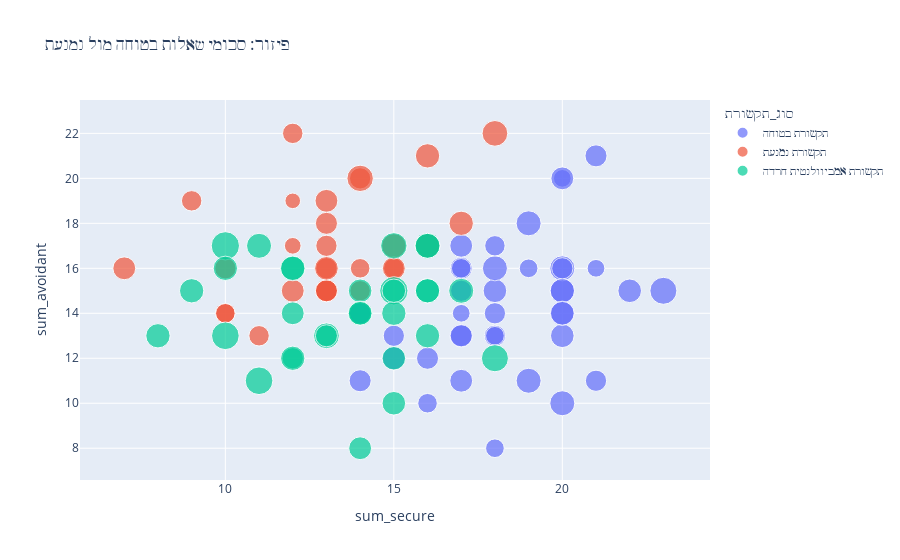
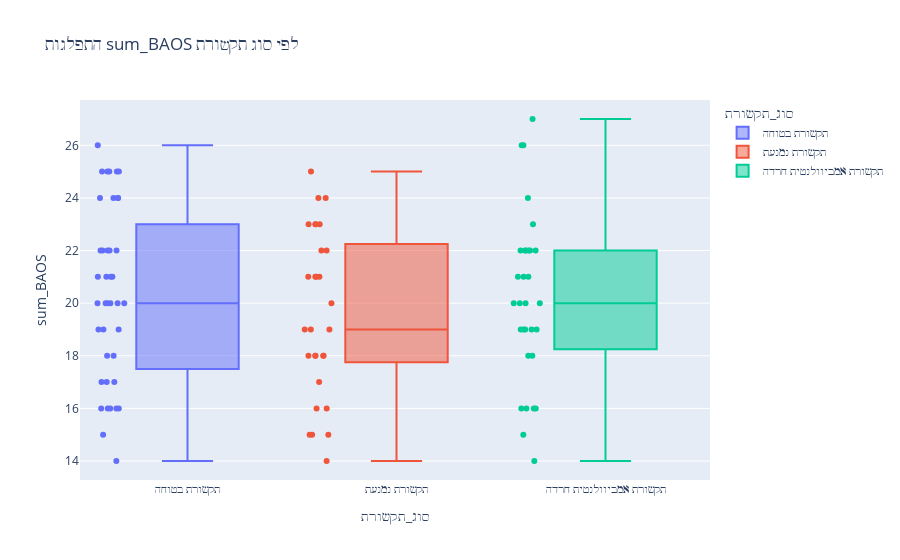
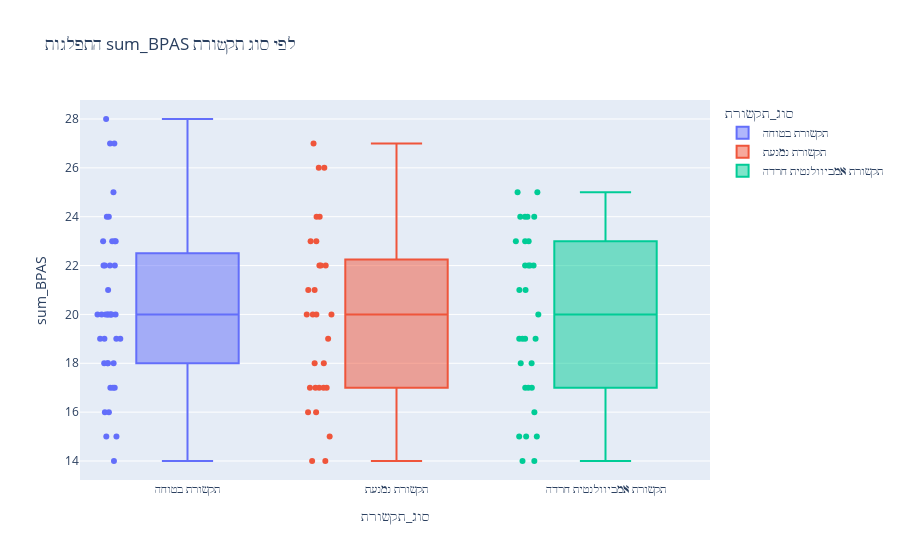
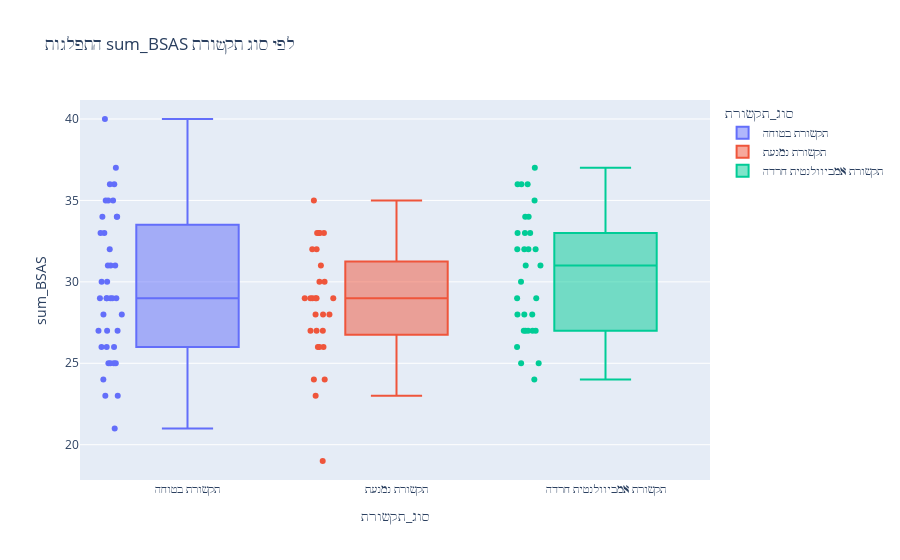

Here is the notebook cell these charts were saved with, in order:
### Code cell
# 4. Scatter plot: secure vs avoidant communication
print("=== תרשים פיזור - תקשורת בטוחה מול נמנעת ===")
fig_scatter = px.scatter(df, x="sum_secure", y="sum_avoidant",
                        color="סוג_תקשורת", size="sum_ambiv",
                        title="פיזור: סכומי שאלות בטוחה מול נמנעת",
                        hover_data=["sum_ambiv"])
fig_scatter.show()

# 5. Box plots for each section by communication pattern
print("\n=== תרשימי קופסה - התפלגות מדדים לפי סוג תקשורת ===")
for total_col in section_totals:
    fig_box = px.box(df, x="סוג_תקשורת", y=total_col, color="סוג_תקשורת",
                     title=f"התפלגות {total_col} לפי סוג תקשורת",
                     points="all")  # show all sample points
    fig_box.show()

# 6. Violin plots (alternative to box plots)
print("\n=== תרשימי כינור - התפלגות מפורטת ===")
fig, axes = plt.subplots(1, 3, figsize=(18, 6))

for i, total_col in enumerate(section_totals):
    sns.violinplot(data=df, x="סוג_תקשורת", y=total_col, ax=axes[i])
    axes[i].set_title(f'{total_col}')
    axes[i].tick_params(axis='x', rotation=45)

plt.tight_layout()
plt.show()

### Figure 1 — Plotly figure (JSON) as saved in the notebook; plotly's stock layout.template omitted (floating-point values rounded to 4 significant figures)
{"data": [{"customdata": [[16], [9], [18], [15], [17], [13], [21], [14], [18], [13], [13], [13], [14], [14], [9], [16], [10], [17], [14], [13], [10], [15], [17], [15], [12], [14], [9], [18], [16], [18], [13], [10], [11], [15], [14], [18], [13], [15], [11], [16]], "hovertemplate": "סוג_תקשורת=תקשורת בטוחה<br>sum_secure=%{x}<br>sum_avoidant=%{y}<br>sum_ambiv=%{customdata[0]}<extra></extra>", "legendgroup": "תקשורת בטוחה", "marker": {"color": "#636efa", "size": [16, 9, 18, 15, 17, 13, 21, 14, 18, 13, 13, 13, 14, 14, 9, 16, 10, 17, 14, 13, 10, 15, 17, 15, 12, 14, 9, 18, 16, 18, 13, 10, 11, 15, 14, 18, 13, 15, 11, 16], "sizemode": "area", "sizeref": 0.0575, "symbol": "circle"}, "mode": "markers", "name": "תקשורת בטוחה", "orientation": "v", "showlegend": true, "type": "scatter", "x": [18, 17, 18, 17, 20, 18, 23, 17, 20, 18, 21, 17, 16, 21, 20, 20, 18, 20, 14, 20, 18, 17, 20, 15, 18, 14, 21, 19, 20, 19, 14, 19, 17, 17, 17, 20, 15, 20, 16, 22], "xaxis": "x", "y": [15, 14, 16, 11, 15, 13, 15, 16, 16, 14, 11, 15, 12, 21, 20, 13, 8, 15, 14, 16, 13, 13, 14, 12, 17, 11, 16, 11, 14, 18, 14, 16, 16, 17, 13, 10, 13, 20, 10, 15], "yaxis": "y"}, {"customdata": [[13], [7], [15], [12], [17], [12], [17], [8], [13], [12], [11], [19], [13], [13], [14], [12], [14], [15], [20], [12], [14], [16], [11], [17], [17], [15], [13], [15], [11]], "hovertemplate": "סוג_תקשורת=תקשורת נמנעת<br>sum_secure=%{x}<br>sum_avoidant=%{y}<br>sum_ambiv=%{customdata[0]}<extra></extra>", "legendgroup": "תקשורת נמנעת", "marker": {"color": "#EF553B", "size": [13, 7, 15, 12, 17, 12, 17, 8, 13, 12, 11, 19, 13, 13, 14, 12, 14, 15, 20, 12, 14, 16, 11, 17, 17, 15, 13, 15, 11], "sizemode": "area", "sizeref": 0.0575, "symbol": "circle"}, "mode": "markers", "name": "תקשורת נמנעת", "orientation": "v", "showlegend": true, "type": "scatter", "x": [14, 12, 13, 12, 15, 14, 17, 12, 13, 11, 10, 18, 10, 13, 13, 15, 13, 15, 14, 9, 13, 13, 14, 16, 16, 7, 13, 12, 10], "xaxis": "x", "y": [20, 19, 19, 22, 17, 15, 18, 17, 16, 13, 14, 22, 16, 15, 15, 16, 15, 16, 20, 19, 18, 16, 16, 17, 21, 16, 17, 15, 14], "yaxis": "y"}, {"customdata": [[18], [18], [13], [16], [17], [23], [17], [19], [17], [16], [20], [17], [17], [21], [17], [17], [16], [18], [14], [23], [22], [17], [16], [18], [18], [17], [17], [15], [22], [16], [15]], "hovertemplate": "סוג_תקשורת=תקשורת אמביוולנטית חרדה<br>sum_secure=%{x}<br>sum_avoidant=%{y}<br>sum_ambiv=%{customdata[0]}<extra></extra>", "legendgroup": "תקשורת אמביוולנטית חרדה", "marker": {"color": "#00cc96", "size": [18, 18, 13, 16, 17, 23, 17, 19, 17, 16, 20, 17, 17, 21, 17, 17, 16, 18, 14, 23, 22, 17, 16, 18, 18, 17, 17, 15, 22, 16, 15], "sizemode": "area", "sizeref": 0.0575, "symbol": "circle"}, "mode": "markers", "name": "תקשורת אמביוולנטית חרדה", "orientation": "v", "showlegend": true, "type": "scatter", "x": [16, 12, 12, 15, 9, 10, 16, 13, 10, 14, 15, 8, 12, 18, 16, 14, 14, 17, 13, 15, 11, 12, 15, 16, 11, 15, 16, 12, 10, 15, 14], "xaxis": "x", "y": [17, 16, 12, 12, 15, 17, 15, 13, 16, 15, 17, 13, 16, 12, 15, 14, 14, 15, 13, 15, 11, 12, 10, 17, 17, 14, 13, 14, 13, 15, 8], "yaxis": "y"}], "layout": {"legend": {"itemsizing": "constant", "title": {"text": "סוג_תקשורת"}, "tracegroupgap": 0}, "title": {"text": "פיזור: סכומי שאלות בטוחה מול נמנעת"}, "xaxis": {"anchor": "y", "domain": [0, 1], "title": {"text": "sum_secure"}}, "yaxis": {"anchor": "x", "domain": [0, 1], "title": {"text": "sum_avoidant"}}}}

### Figure 2 — Plotly figure (JSON) as saved in the notebook; plotly's stock layout.template omitted (floating-point values rounded to 4 significant figures)
{"data": [{"alignmentgroup": "True", "boxpoints": "all", "hovertemplate": "סוג_תקשורת=%{x}<br>sum_BAOS=%{y}<extra></extra>", "legendgroup": "תקשורת בטוחה", "marker": {"color": "#636efa"}, "name": "תקשורת בטוחה", "notched": false, "offsetgroup": "תקשורת בטוחה", "orientation": "v", "showlegend": true, "type": "box", "x": ["תקשורת בטוחה", "תקשורת בטוחה", "תקשורת בטוחה", "תקשורת בטוחה", "תקשורת בטוחה", "תקשורת בטוחה", "תקשורת בטוחה", "תקשורת בטוחה", "תקשורת בטוחה", "תקשורת בטוחה", "תקשורת בטוחה", "תקשורת בטוחה", "תקשורת בטוחה", "תקשורת בטוחה", "תקשורת בטוחה", "תקשורת בטוחה", "תקשורת בטוחה", "תקשורת בטוחה", "תקשורת בטוחה", "תקשורת בטוחה", "תקשורת בטוחה", "תקשורת בטוחה", "תקשורת בטוחה", "תקשורת בטוחה", "תקשורת בטוחה", "תקשורת בטוחה", "תקשורת בטוחה", "תקשורת בטוחה", "תקשורת בטוחה", "תקשורת בטוחה", "תקשורת בטוחה", "תקשורת בטוחה", "תקשורת בטוחה", "תקשורת בטוחה", "תקשורת בטוחה", "תקשורת בטוחה", "תקשורת בטוחה", "תקשורת בטוחה", "תקשורת בטוחה", "תקשורת בטוחה"], "x0": " ", "xaxis": "x", "y": [20, 24, 20, 17, 20, 17, 21, 17, 22, 25, 22, 15, 22, 24, 25, 20, 25, 14, 19, 21, 25, 21, 25, 16, 22, 22, 16, 21, 19, 18, 24, 19, 16, 20, 26, 20, 18, 16, 24, 16], "y0": " ", "yaxis": "y"}, {"alignmentgroup": "True", "boxpoints": "all", "hovertemplate": "סוג_תקשורת=%{x}<br>sum_BAOS=%{y}<extra></extra>", "legendgroup": "תקשורת נמנעת", "marker": {"color": "#EF553B"}, "name": "תקשורת נמנעת", "notched": false, "offsetgroup": "תקשורת נמנעת", "orientation": "v", "showlegend": true, "type": "box", "x": ["תקשורת נמנעת", "תקשורת נמנעת", "תקשורת נמנעת", "תקשורת נמנעת", "תקשורת נמנעת", "תקשורת נמנעת", "תקשורת נמנעת", "תקשורת נמנעת", "תקשורת נמנעת", "תקשורת נמנעת", "תקשורת נמנעת", "תקשורת נמנעת", "תקשורת נמנעת", "תקשורת נמנעת", "תקשורת נמנעת", "תקשורת נמנעת", "תקשורת נמנעת", "תקשורת נמנעת", "תקשורת נמנעת", "תקשורת נמנעת", "תקשורת נמנעת", "תקשורת נמנעת", "תקשורת נמנעת", "תקשורת נמנעת", "תקשורת נמנעת", "תקשורת נמנעת", "תקשורת נמנעת", "תקשורת נמנעת", "תקשורת נמנעת"], "x0": " ", "xaxis": "x", "y": [18, 15, 21, 16, 20, 18, 14, 24, 18, 22, 17, 25, 23, 18, 19, 21, 21, 23, 19, 23, 18, 23, 19, 15, 21, 16, 24, 15, 22], "y0": " ", "yaxis": "y"}, {"alignmentgroup": "True", "boxpoints": "all", "hovertemplate": "סוג_תקשורת=%{x}<br>sum_BAOS=%{y}<extra></extra>", "legendgroup": "תקשורת אמביוולנטית חרדה", "marker": {"color": "#00cc96"}, "name": "תקשורת אמביוולנטית חרדה", "notched": false, "offsetgroup": "תקשורת אמביוולנטית חרדה", "orientation": "v", "showlegend": true, "type": "box", "x": ["תקשורת אמביוולנטית חרדה", "תקשורת אמביוולנטית חרדה", "תקשורת אמביוולנטית חרדה", "תקשורת אמביוולנטית חרדה", "תקשורת אמביוולנטית חרדה", "תקשורת אמביוולנטית חרדה", "תקשורת אמביוולנטית חרדה", "תקשורת אמביוולנטית חרדה", "תקשורת אמביוולנטית חרדה", "תקשורת אמביוולנטית חרדה", "תקשורת אמביוולנטית חרדה", "תקשורת אמביוולנטית חרדה", "תקשורת אמביוולנטית חרדה", "תקשורת אמביוולנטית חרדה", "תקשורת אמביוולנטית חרדה", "תקשורת אמביוולנטית חרדה", "תקשורת אמביוולנטית חרדה", "תקשורת אמביוולנטית חרדה", "תקשורת אמביוולנטית חרדה", "תקשורת אמביוולנטית חרדה", "תקשורת אמביוולנטית חרדה", "תקשורת אמביוולנטית חרדה", "תקשורת אמביוולנטית חרדה", "תקשורת אמביוולנטית חרדה", "תקשורת אמביוולנטית חרדה", "תקשורת אמביוולנטית חרדה", "תקשורת אמביוולנטית חרדה", "תקשורת אמביוולנטית חרדה", "תקשורת אמביוולנטית חרדה", "תקשורת אמביוולנטית חרדה", "תקשורת אמביוולנטית חרדה"], "x0": " ", "xaxis": "x", "y": [20, 19, 26, 18, 23, 19, 21, 21, 16, 21, 16, 19, 26, 27, 22, 18, 16, 15, 14, 20, 20, 19, 19, 20, 22, 16, 22, 22, 22, 24, 22], "y0": " ", "yaxis": "y"}], "layout": {"boxmode": "overlay", "legend": {"title": {"text": "סוג_תקשורת"}, "tracegroupgap": 0}, "title": {"text": "התפלגות sum_BAOS לפי סוג תקשורת"}, "xaxis": {"anchor": "y", "categoryarray": ["תקשורת בטוחה", "תקשורת נמנעת", "תקשורת אמביוולנטית חרדה"], "categoryorder": "array", "domain": [0, 1], "title": {"text": "סוג_תקשורת"}}, "yaxis": {"anchor": "x", "domain": [0, 1], "title": {"text": "sum_BAOS"}}}}

### Figure 3 — Plotly figure (JSON) as saved in the notebook; plotly's stock layout.template omitted (floating-point values rounded to 4 significant figures)
{"data": [{"alignmentgroup": "True", "boxpoints": "all", "hovertemplate": "סוג_תקשורת=%{x}<br>sum_BPAS=%{y}<extra></extra>", "legendgroup": "תקשורת בטוחה", "marker": {"color": "#636efa"}, "name": "תקשורת בטוחה", "notched": false, "offsetgroup": "תקשורת בטוחה", "orientation": "v", "showlegend": true, "type": "box", "x": ["תקשורת בטוחה", "תקשורת בטוחה", "תקשורת בטוחה", "תקשורת בטוחה", "תקשורת בטוחה", "תקשורת בטוחה", "תקשורת בטוחה", "תקשורת בטוחה", "תקשורת בטוחה", "תקשורת בטוחה", "תקשורת בטוחה", "תקשורת בטוחה", "תקשורת בטוחה", "תקשורת בטוחה", "תקשורת בטוחה", "תקשורת בטוחה", "תקשורת בטוחה", "תקשורת בטוחה", "תקשורת בטוחה", "תקשורת בטוחה", "תקשורת בטוחה", "תקשורת בטוחה", "תקשורת בטוחה", "תקשורת בטוחה", "תקשורת בטוחה", "תקשורת בטוחה", "תקשורת בטוחה", "תקשורת בטוחה", "תקשורת בטוחה", "תקשורת בטוחה", "תקשורת בטוחה", "תקשורת בטוחה", "תקשורת בטוחה", "תקשורת בטוחה", "תקשורת בטוחה", "תקשורת בטוחה", "תקשורת בטוחה", "תקשורת בטוחה", "תקשורת בטוחה", "תקשורת בטוחה"], "x0": " ", "xaxis": "x", "y": [17, 15, 22, 23, 20, 27, 14, 18, 21, 23, 20, 19, 16, 28, 17, 20, 23, 22, 20, 20, 20, 24, 15, 19, 24, 16, 20, 22, 23, 19, 20, 25, 19, 18, 27, 22, 18, 17, 20, 18], "y0": " ", "yaxis": "y"}, {"alignmentgroup": "True", "boxpoints": "all", "hovertemplate": "סוג_תקשורת=%{x}<br>sum_BPAS=%{y}<extra></extra>", "legendgroup": "תקשורת נמנעת", "marker": {"color": "#EF553B"}, "name": "תקשורת נמנעת", "notched": false, "offsetgroup": "תקשורת נמנעת", "orientation": "v", "showlegend": true, "type": "box", "x": ["תקשורת נמנעת", "תקשורת נמנעת", "תקשורת נמנעת", "תקשורת נמנעת", "תקשורת נמנעת", "תקשורת נמנעת", "תקשורת נמנעת", "תקשורת נמנעת", "תקשורת נמנעת", "תקשורת נמנעת", "תקשורת נמנעת", "תקשורת נמנעת", "תקשורת נמנעת", "תקשורת נמנעת", "תקשורת נמנעת", "תקשורת נמנעת", "תקשורת נמנעת", "תקשורת נמנעת", "תקשורת נמנעת", "תקשורת נמנעת", "תקשורת נמנעת", "תקשורת נמנעת", "תקשורת נמנעת", "תקשורת נמנעת", "תקשורת נמנעת", "תקשורת נמנעת", "תקשורת נמנעת", "תקשורת נמנעת", "תקשורת נמנעת"], "x0": " ", "xaxis": "x", "y": [26, 22, 27, 24, 17, 20, 18, 15, 16, 17, 16, 21, 23, 21, 17, 20, 23, 17, 26, 14, 14, 24, 19, 22, 22, 17, 20, 20, 18], "y0": " ", "yaxis": "y"}, {"alignmentgroup": "True", "boxpoints": "all", "hovertemplate": "סוג_תקשורת=%{x}<br>sum_BPAS=%{y}<extra></extra>", "legendgroup": "תקשורת אמביוולנטית חרדה", "marker": {"color": "#00cc96"}, "name": "תקשורת אמביוולנטית חרדה", "notched": false, "offsetgroup": "תקשורת אמביוולנטית חרדה", "orientation": "v", "showlegend": true, "type": "box", "x": ["תקשורת אמביוולנטית חרדה", "תקשורת אמביוולנטית חרדה", "תקשורת אמביוולנטית חרדה", "תקשורת אמביוולנטית חרדה", "תקשורת אמביוולנטית חרדה", "תקשורת אמביוולנטית חרדה", "תקשורת אמביוולנטית חרדה", "תקשורת אמביוולנטית חרדה", "תקשורת אמביוולנטית חרדה", "תקשורת אמביוולנטית חרדה", "תקשורת אמביוולנטית חרדה", "תקשורת אמביוולנטית חרדה", "תקשורת אמביוולנטית חרדה", "תקשורת אמביוולנטית חרדה", "תקשורת אמביוולנטית חרדה", "תקשורת אמביוולנטית חרדה", "תקשורת אמביוולנטית חרדה", "תקשורת אמביוולנטית חרדה", "תקשורת אמביוולנטית חרדה", "תקשורת אמביוולנטית חרדה", "תקשורת אמביוולנטית חרדה", "תקשורת אמביוולנטית חרדה", "תקשורת אמביוולנטית חרדה", "תקשורת אמביוולנטית חרדה", "תקשורת אמביוולנטית חרדה", "תקשורת אמביוולנטית חרדה", "תקשורת אמביוולנטית חרדה", "תקשורת אמביוולנטית חרדה", "תקשורת אמביוולנטית חרדה", "תקשורת אמביוולנטית חרדה", "תקשורת אמביוולנטית חרדה"], "x0": " ", "xaxis": "x", "y": [20, 24, 22, 22, 21, 16, 23, 24, 14, 19, 15, 24, 17, 25, 24, 18, 18, 19, 15, 14, 19, 17, 15, 22, 19, 23, 23, 25, 22, 21, 17], "y0": " ", "yaxis": "y"}], "layout": {"boxmode": "overlay", "legend": {"title": {"text": "סוג_תקשורת"}, "tracegroupgap": 0}, "title": {"text": "התפלגות sum_BPAS לפי סוג תקשורת"}, "xaxis": {"anchor": "y", "categoryarray": ["תקשורת בטוחה", "תקשורת נמנעת", "תקשורת אמביוולנטית חרדה"], "categoryorder": "array", "domain": [0, 1], "title": {"text": "סוג_תקשורת"}}, "yaxis": {"anchor": "x", "domain": [0, 1], "title": {"text": "sum_BPAS"}}}}

### Figure 4 — Plotly figure (JSON) as saved in the notebook; plotly's stock layout.template omitted (floating-point values rounded to 4 significant figures)
{"data": [{"alignmentgroup": "True", "boxpoints": "all", "hovertemplate": "סוג_תקשורת=%{x}<br>sum_BSAS=%{y}<extra></extra>", "legendgroup": "תקשורת בטוחה", "marker": {"color": "#636efa"}, "name": "תקשורת בטוחה", "notched": false, "offsetgroup": "תקשורת בטוחה", "orientation": "v", "showlegend": true, "type": "box", "x": ["תקשורת בטוחה", "תקשורת בטוחה", "תקשורת בטוחה", "תקשורת בטוחה", "תקשורת בטוחה", "תקשורת בטוחה", "תקשורת בטוחה", "תקשורת בטוחה", "תקשורת בטוחה", "תקשורת בטוחה", "תקשורת בטוחה", "תקשורת בטוחה", "תקשורת בטוחה", "תקשורת בטוחה", "תקשורת בטוחה", "תקשורת בטוחה", "תקשורת בטוחה", "תקשורת בטוחה", "תקשורת בטוחה", "תקשורת בטוחה", "תקשורת בטוחה", "תקשורת בטוחה", "תקשורת בטוחה", "תקשורת בטוחה", "תקשורת בטוחה", "תקשורת בטוחה", "תקשורת בטוחה", "תקשורת בטוחה", "תקשורת בטוחה", "תקשורת בטוחה", "תקשורת בטוחה", "תקשורת בטוחה", "תקשורת בטוחה", "תקשורת בטוחה", "תקשורת בטוחה", "תקשורת בטוחה", "תקשורת בטוחה", "תקשורת בטוחה", "תקשורת בטוחה", "תקשורת בטוחה"], "x0": " ", "xaxis": "x", "y": [25, 35, 25, 25, 29, 35, 23, 34, 31, 25, 33, 21, 32, 34, 26, 30, 28, 36, 23, 27, 26, 29, 36, 31, 27, 29, 34, 33, 30, 29, 24, 29, 31, 40, 37, 26, 29, 35, 27, 28], "y0": " ", "yaxis": "y"}, {"alignmentgroup": "True", "boxpoints": "all", "hovertemplate": "סוג_תקשורת=%{x}<br>sum_BSAS=%{y}<extra></extra>", "legendgroup": "תקשורת נמנעת", "marker": {"color": "#EF553B"}, "name": "תקשורת נמנעת", "notched": false, "offsetgroup": "תקשורת נמנעת", "orientation": "v", "showlegend": true, "type": "box", "x": ["תקשורת נמנעת", "תקשורת נמנעת", "תקשורת נמנעת", "תקשורת נמנעת", "תקשורת נמנעת", "תקשורת נמנעת", "תקשורת נמנעת", "תקשורת נמנעת", "תקשורת נמנעת", "תקשורת נמנעת", "תקשורת נמנעת", "תקשורת נמנעת", "תקשורת נמנעת", "תקשורת נמנעת", "תקשורת נמנעת", "תקשורת נמנעת", "תקשורת נמנעת", "תקשורת נמנעת", "תקשורת נמנעת", "תקשורת נמנעת", "תקשורת נמנעת", "תקשורת נמנעת", "תקשורת נמנעת", "תקשורת נמנעת", "תקשורת נמנעת", "תקשורת נמנעת", "תקשורת נמנעת", "תקשורת נמנעת", "תקשורת נמנעת"], "x0": " ", "xaxis": "x", "y": [29, 19, 24, 30, 33, 33, 29, 30, 32, 29, 33, 27, 26, 31, 28, 29, 35, 33, 26, 32, 29, 28, 27, 27, 29, 28, 24, 23, 26], "y0": " ", "yaxis": "y"}, {"alignmentgroup": "True", "boxpoints": "all", "hovertemplate": "סוג_תקשורת=%{x}<br>sum_BSAS=%{y}<extra></extra>", "legendgroup": "תקשורת אמביוולנטית חרדה", "marker": {"color": "#00cc96"}, "name": "תקשורת אמביוולנטית חרדה", "notched": false, "offsetgroup": "תקשורת אמביוולנטית חרדה", "orientation": "v", "showlegend": true, "type": "box", "x": ["תקשורת אמביוולנטית חרדה", "תקשורת אמביוולנטית חרדה", "תקשורת אמביוולנטית חרדה", "תקשורת אמביוולנטית חרדה", "תקשורת אמביוולנטית חרדה", "תקשורת אמביוולנטית חרדה", "תקשורת אמביוולנטית חרדה", "תקשורת אמביוולנטית חרדה", "תקשורת אמביוולנטית חרדה", "תקשורת אמביוולנטית חרדה", "תקשורת אמביוולנטית חרדה", "תקשורת אמביוולנטית חרדה", "תקשורת אמביוולנטית חרדה", "תקשורת אמביוולנטית חרדה", "תקשורת אמביוולנטית חרדה", "תקשורת אמביוולנטית חרדה", "תקשורת אמביוולנטית חרדה", "תקשורת אמביוולנטית חרדה", "תקשורת אמביוולנטית חרדה", "תקשורת אמביוולנטית חרדה", "תקשורת אמביוולנטית חרדה", "תקשורת אמביוולנטית חרדה", "תקשורת אמביוולנטית חרדה", "תקשורת אמביוולנטית חרדה", "תקשורת אמביוולנטית חרדה", "תקשורת אמביוולנטית חרדה", "תקשורת אמביוולנטית חרדה", "תקשורת אמביוולנטית חרדה", "תקשורת אמביוולנטית חרדה", "תקשורת אמביוולנטית חרדה", "תקשורת אמביוולנטית חרדה"], "x0": " ", "xaxis": "x", "y": [29, 36, 31, 29, 25, 27, 27, 32, 36, 28, 26, 33, 34, 27, 33, 30, 27, 33, 32, 32, 28, 25, 34, 36, 35, 28, 24, 37, 32, 27, 31], "y0": " ", "yaxis": "y"}], "layout": {"boxmode": "overlay", "legend": {"title": {"text": "סוג_תקשורת"}, "tracegroupgap": 0}, "title": {"text": "התפלגות sum_BSAS לפי סוג תקשורת"}, "xaxis": {"anchor": "y", "categoryarray": ["תקשורת בטוחה", "תקשורת נמנעת", "תקשורת אמביוולנטית חרדה"], "categoryorder": "array", "domain": [0, 1], "title": {"text": "סוג_תקשורת"}}, "yaxis": {"anchor": "x", "domain": [0, 1], "title": {"text": "sum_BSAS"}}}}
